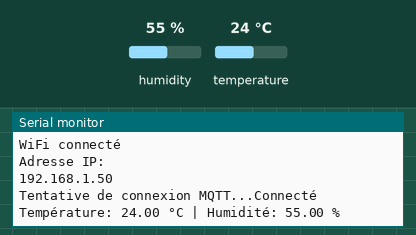
Simulated run of this sketch. Board: ESP32. Parts: the last lines printed to the serial monitor. The test bench sets the inputs (shaded band); at power-on: humidity 55 %, temperature 24 °C. WiFi joins after 1.5 s; servers stay silent unless stated; no MQTT or app messages arrive unless stated.

Above: at 2.7 s.
2.8 s: humidity set to 22 %
At 8.1 s:
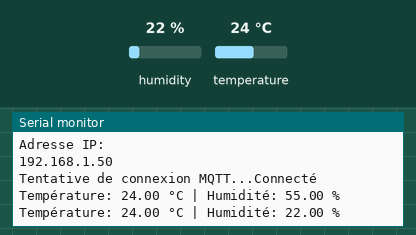
8.8 s: temperature set to 12 °C
At 12.8 s:
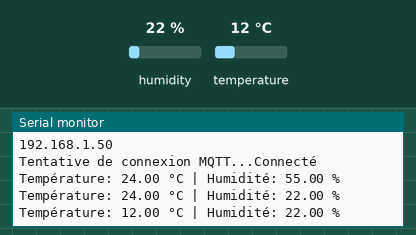
14.8 s: humidity set to 40 %
At 17.5 s:
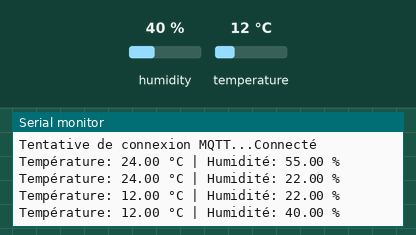
Timing chart, 0 to 19.0 s (numbered marks = the images above; inputs shaded):
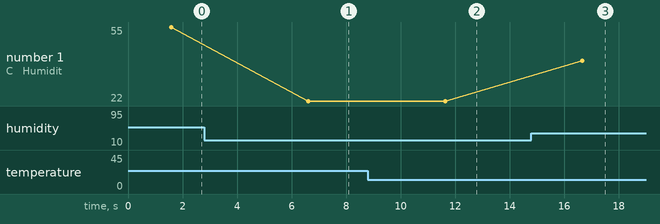

The sketch:

esp32.ino
```cpp
#include <WiFi.h>
#include <PubSubClient.h>
#include <DHT.h> // Bibliothèque pour les capteurs de température et d'humidité

// Remplacez les valeurs suivantes par les informations de votre réseau WiFi
const char* ssid = "****";
const char* password = "****";

// Remplacez les valeurs suivantes par les informations de votre broker MQTT
const char* mqtt_server = "IP_du_broker_MQTT";
const int mqtt_port = 1883;
const char* mqtt_user = "Nom_utilisateur_MQTT";
const char* mqtt_password = "Mot_de_passe_MQTT";

// Pin de données du capteur de température
const int DHT_PIN = 4;

// Type du capteur de température (DHT11, DHT21, DHT22)
#define DHT_TYPE DHT11

WiFiClient espClient;
PubSubClient client(espClient);

DHT dht(DHT_PIN, DHT_TYPE);

void setup_wifi() {
  delay(10);
  Serial.println();
  Serial.print("Connexion à ");
  Serial.println(ssid);

  WiFi.begin(ssid, password);

  while (WiFi.status() != WL_CONNECTED) {
    delay(500);
    Serial.print(".");
  }

  Serial.println("");
  Serial.println("WiFi connecté");
  Serial.println("Adresse IP: ");
  Serial.println(WiFi.localIP());
}

void callback(char* topic, byte* payload, unsigned int length) {
  // Gérer les messages reçus du broker MQTT si nécessaire
}

void reconnect() {
  while (!client.connected()) {
    Serial.print("Tentative de connexion MQTT...");

    if (client.connect("ESP32Client", mqtt_user, mqtt_password)) {
      Serial.println("Connecté");
    } else {
      Serial.print("Échec, code erreur= ");
      Serial.print(client.state());
      Serial.println("Nouvel essai dans 5 secondes");
      delay(5000);
    }
  }
}

void setup() {
  Serial.begin(115200);
  setup_wifi();
  client.setServer(mqtt_server, mqtt_port);
  client.setCallback(callback);
  dht.begin();
}

void loop() {
  if (!client.connected()) {
    reconnect();
  }
  client.loop();

  // Lecture de la température et de l'humidité depuis le capteur
  float temperature = dht.readTemperature();
  float humidity = dht.readHumidity();

  if (isnan(temperature) || isnan(humidity)) {
    Serial.println("Erreur de lecture du capteur de température et d'humidité !");
    return;
  }

  Serial.print("Température: ");
  Serial.print(temperature);
  Serial.print(" °C | Humidité: ");
  Serial.print(humidity);
  Serial.println(" %");

  // Envoi des données au broker MQTT
  String temperatureString = String(temperature);
  String humidityString = String(humidity);

  client.publish("capteur/temperature", temperatureString.c_str());
  client.publish("capteur/humidite", humidityString.c_str());

  delay(5000); // Attente de 5 secondes entre chaque envoi de données
}
```

Measured:
- after the input at 2.8 s, the serial monitor: prints a new line after 3.8 s (image 1)
- after the input at 8.8 s, the serial monitor: prints a new line after 2.8 s (image 2)
- after the input at 14.8 s, the serial monitor: prints a new line after 1.9 s (image 3)
- plotted number 1: 55 → 22 after the input at 2.8 s, 22 → 40 after the input at 14.8 s
